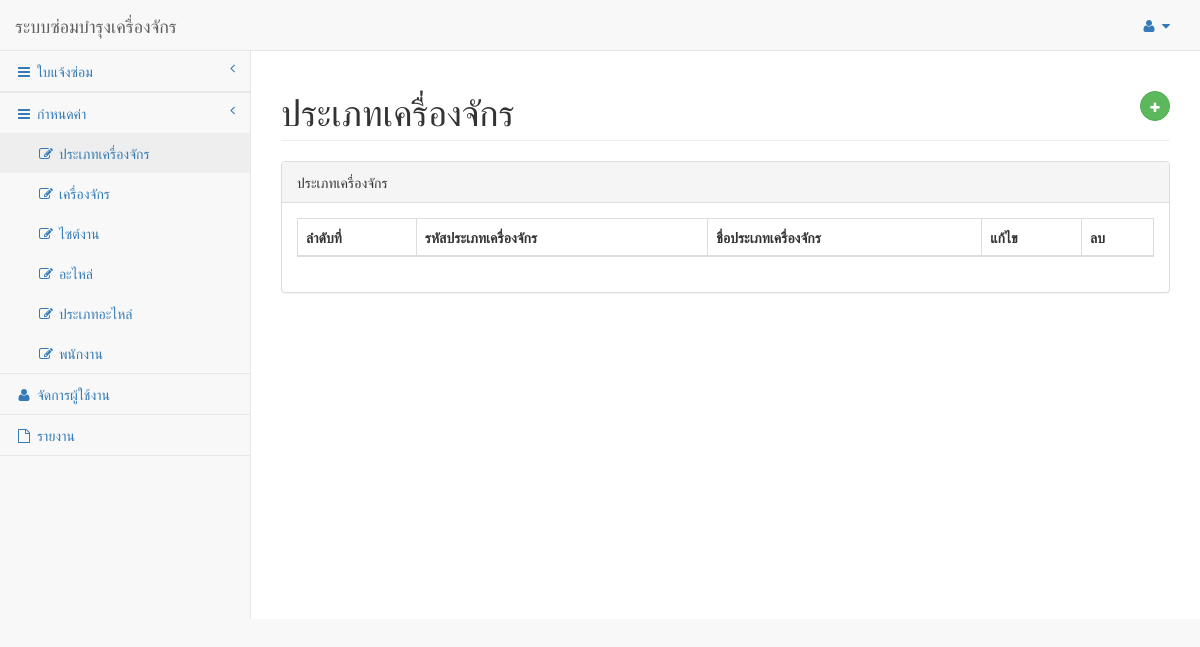
Page /TypeMachine/ListTypeMachine.php on the earlier database version.
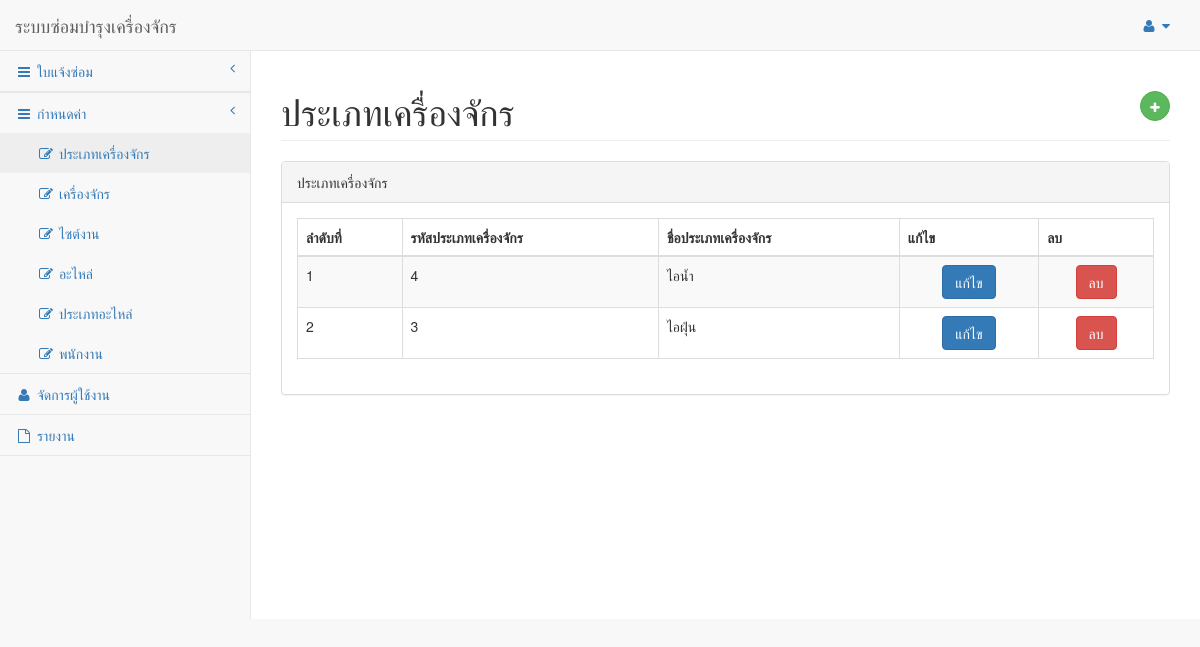
Same page on the later database version.
### tables this page shows
CREATE TABLE `tmstmvehicletype` (
  `XVVehTypeCode` int(5) NOT NULL,
  `XVVehTypeName` varchar(100) NOT NULL
);

### TypeMachine/ListTypeMachine.php (the view, shortened to what this page needs)
<!DOCTYPE html>
<html lang="en">
<head>
    <link href="../vendor/bootstrap/css/bootstrap.min.css" rel="stylesheet">
    <link href="../vendor/metisMenu/metisMenu.min.css" rel="stylesheet">
    <link href="../vendor/datatables/css/dataTables.bootstrap.css" rel="stylesheet">
    <link href="../vendor/datatables-responsive/dataTables.responsive.css" rel="stylesheet">
    <link href="../dist/css/sb-admin-2.css" rel="stylesheet">
    <link href="../vendor/font-awesome/css/font-awesome.min.css" rel="stylesheet" type="text/css">
</head>
<body>
    <?php include '../Template/templsidebar.php';
    include "../database/connect.php";
    ?>
    <div id="wrapper">
        <div id="page-wrapper">
            <div class="row">
                <div class="col-lg-12">
                    <h1 class="page-header">ประเภทเครื่องจักร<button type="button" class="btn btn-success btn-circle"
                            style="float: right;" data-toggle="modal" data-target="#insertModal"><i
                                class="fa fa-plus"></i>
                        </button></h1>
                </div>
            </div>
            <div class="row">
                <div class="col-lg-12">
                    <div class="panel panel-default">
                        <div class="panel-heading">
                            ประเภทเครื่องจักร
                        </div>
                        <div class="panel-body">
                            <table width="100%" class="table table-striped table-bordered table-hover"
                                id="dataTables-example">
                                <thead>
                                    <tr>
                                        <th>ลำดับที่</th>
                                        <th>รหัสประเภทเครื่องจักร</th>
                                        <th>ชื่อประเภทเครื่องจักร</th>
                                        <th>แก้ไข</th>
                                        <th>ลบ</th>
                                    </tr>
                                </thead>
                                <tbody>
                                    <?php
    $sql = " SELECT vt.XVVehTypeCode,vt.XVVehTypeName
    FROM tmstmvehicletype vt";
    $result = mysqli_query($connect,$sql) or die(mysqli_query($connect));
    $count = 1;
    while ($row=mysqli_fetch_array($result)){
?>
                                    <tr class="odd gradeA">
                                        <td><?php echo $count;?></td>
                                        <td><?php echo $row["XVVehTypeCode"];?></td>
                                        <td><?php echo $row["XVVehTypeName"];?></td>
                                        <td align="center"><input class='btn btn-primary editbtn' type='button'
                                                value='แก้ไข'></td>
                                        <td align="center"><input class='btn btn-danger deletebtn' type='button'
                                                value='ลบ'></td>
                                    </tr>
                                    <?php $count++;} ?>
                                </tbody>
                            </table>
                        </div>
                    </div>
                </div>
            </div>
        </div>
    </div>
</body>
</html>

Differences in the rows shown:
added tmstmvehicletype: XVVehTypeCode "4", XVVehTypeName "ไอน้ำ"
added tmstmvehicletype: XVVehTypeCode "3", XVVehTypeName "ไอฝุ่น"
